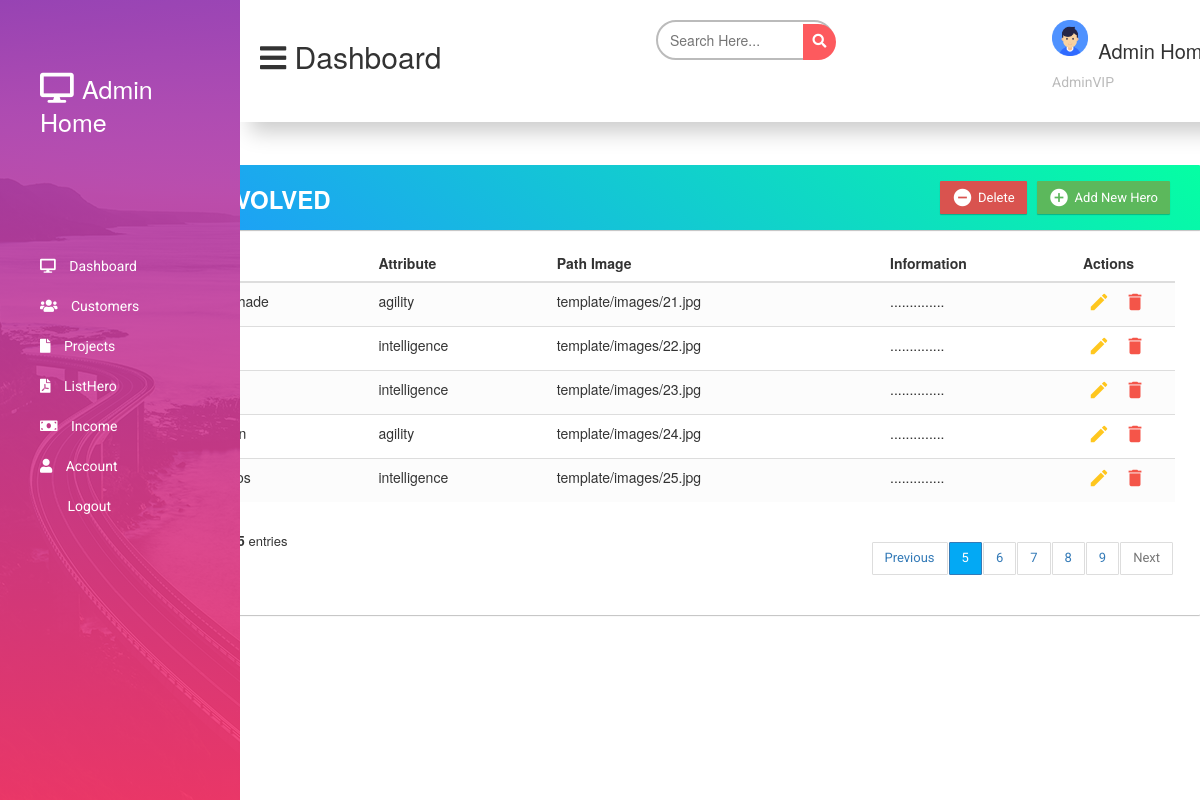
/views/admin/listHero.php?page=5, run on the app's committed database.
### tables this page shows
CREATE TABLE `heros` (
  `id` bigint(20) NOT NULL,
  `name` varchar(255) DEFAULT NULL,
  `attribute` varchar(255) DEFAULT NULL,
  `image` varchar(255) DEFAULT NULL,
  `information` text DEFAULT NULL,
  `gender` varchar(10) DEFAULT NULL
);

### views/admin/listHero.php (the view, shortened to what this page needs)
<!DOCTYPE html>
<html>
<head>
    <link type="text/css" rel="stylesheet" href="<?php echo $_SESSION["path"]; ?>template/css/style.css?v=<?php echo time(); ?>" />
    <link type="text/css" rel="stylesheet" href="<?php echo $_SESSION["path"]; ?>template/css/font-awesome.min.css?v=<?php echo time(); ?>" />
    <link type="text/css" rel="stylesheet" href="<?php echo $_SESSION["path"]; ?>alert.css?v=<?php echo time(); ?>" />
    <link rel="stylesheet" href="<?php echo $_SESSION["path"]; ?>template/css/list.css">
    <link rel="stylesheet" href="https://maxcdn.bootstrapcdn.com/font-awesome/4.7.0/css/font-awesome.min.css">
    <link rel="stylesheet" href="https://cdnjs.cloudflare.com/ajax/libs/font-awesome/5.15.3/css/all.min.css"/>
    <link rel="stylesheet" href="https://maxcdn.bootstrapcdn.com/bootstrap/3.3.7/css/bootstrap.min.css">
</head>
<body>
    <?php require_once($_SERVER['DOCUMENT_ROOT'].$_SESSION["path"]."common/admin/menu.php"); ?>
<Section id="main-content">
    <?php require_once($_SERVER['DOCUMENT_ROOT'].$_SESSION["path"]."common/admin/header.php"); ?>
</Section>
    <div class="container">
        <div class="container list">
            <div class="table-wrapper">
                <div class="table-title">
                    <div class="row">
                        <div class="col-sm-6">
          <h2>Heroes <b>EVOLVED</b></h2>
         </div>
         <div class="col-sm-6">
          <a href="#addEmployeeModal" class="btn btn-success" data-toggle="modal"><i class="material-icons">&#xE147;</i> <span>Add New Hero</span></a>
          <a href="#deleteEmployeeModal" class="btn btn-danger btnDelete" data-toggle="modal"><i class="material-icons">&#xE15C;</i> <span>Delete</span></a>
         </div>
                    </div>
                </div>
                <table class="table table-striped table-hover">
                    <thead>
                        <tr>
          <th>
           <span class="custom-checkbox">
           </span>
          </th>
        <th>Name</th>
        <th>Attribute</th>
        <th>Path Image</th>
        <th>Information</th>
        <th>Actions</th>
        </tr>
        </thead>
        <tbody>
        <?php
            require_once($_SERVER['DOCUMENT_ROOT'].$_SESSION["path"]."common/connect.php");
            $sql="SELECT COUNT(*)AS maxItems FROM heros";
            $result = $conn->query($sql);
            $maxItems = ($result->fetch_assoc())["maxItems"];
            $page = $_GET["page"];
            $maxPageItems = 5;
            $maxPage = ceil($maxItems/($maxPageItems*1.0));
            $offer = '';
            if($page <= $maxPage){
                $offer = ($page-1) * $maxPageItems;
            }
            $sql = "SELECT * FROM heros LIMIT ".$offer.",".$maxPageItems."";
            $result = $conn->query($sql);
            if($result->num_rows > 0){
                while($row = $result->fetch_assoc()){
                    ?>
                    <tr>
                        <td>
                        <span class="custom-checkbox">
                        </span>
                        </td>
                        <td><?php echo $row["name"]; ?></td>
                        <td><?php echo $row["attribute"]; ?></td>
                        <td><?php echo $row["image"]; ?></td>
                        <td>..............</td>
                        <td>
                            <a href="#editEmployeeModal" id="<?php echo $row["id"]; ?>" class="edit" data-toggle="modal" ><i class="material-icons" data-toggle="tooltip" title="Edit">&#xE254;</i></a>
                            <a href="#deleteEmployeeModal" id="<?php echo $row["id"]; ?>" class="delete" data-toggle="modal"><i class="material-icons" data-toggle="tooltip" title="Delete">&#xE872;</i></a>
                        </td>
                    </tr>
                    <?php
                }
            }
        ?>
        </tbody>
        </table>
       <div class="clearfix">
                    <div class="hint-text">Showing <b><?php echo $maxPageItems; ?></b> out of <b><?php echo $maxItems; ?></b> entries</div>
                    <ul class="pagination">
                        <li class="page-item <?php if($page < $maxPageItems) echo "disabled"; ?>">
                            <a href="<?php echo $_SESSION["path"]; ?>views/admin/listHero.php?page=<?php
                                echo $page;
                            ?>
                            ">Previous</a></li>
                        <?php
                            $max = $_SESSION["max"];
                            for($i = $max-4; $i <= $max; $i++){
                                ?>
                                    <li class="page-item <?php if($i==$page)echo 'active'; ?>" value="<?php echo $i; ?>">
                                        <a href="listHero.php?page=<?php echo $i; ?>" class="page-link"><?php echo $i; ?></a>
                                    </li>
                                <?php
                            }
                        ?>
                        <li class="page-item <?php if($max >= $maxPage) echo "disabled"; ?>">
                            <a href="listHero.php?page=<?php
                                if($max < $maxPage){
                                    $page = $max + 1;
                                    echo $page;
                                }
                                else echo $page;
                            ?>
                            " class="page-link">Next</a>
                        </li>
                    </ul>
                </div>
            </div>
        </div>
    </div>
</body>
</html>

### template/css/style.css (style rules this page uses)
* { margin: 0; padding: 0; box-sizing: border-box; list-style-type: none; text-decoration: none; }
h1, h2, h3, h4, h5, h6 { font-family: 'Raleway', sans-serif; }
p, a { font-family: 'Roboto', sans-serif; }
.container { max-width: 1330px; margin: 0 auto; padding-left: 15px; padding-right: 15px; }
.active { width: 40% !important; z-index: 20 !important; }
section#main-content { width: 80%; float: right; }
table th { text-align: left; }
table td { padding: 8px 0px; }
table td { padding: 20px 0px 0px 0px; }

### template/css/list.css (style rules this page uses)
body { color: #566787; background: #f5f5f5; font-family: 'Varela Round', sans-serif; font-size: 13px; }
.table-wrapper { background: #fff; padding: 20px 25px; margin: 30px 0; border-radius:1px; box-shadow: 0 1px 1px rgba(0, 0, 0, 0.247); }
.table-title { padding-bottom: 15px; background: linear-gradient(40deg, #2096ff, #05ffa3) !important; color: #fff; padding: 16px 30px; margin: -20px -25px 10px; border-radius: 1px 1px 0 0; box-shadow: 0 1px 1px rgba(0, 0, 0, 0.247); }
.table-title h2 { margin: 5px 0 0; font-size: 24px; }
.table-title .btn { color: #fff; float: right; font-size: 13px; border: none; min-width: 50px; border-radius: 1px; border: none; outline: none !important; margin-left: 10px; box-shadow: 0 1px 1px rgba(0, 0, 0, 0.247); }
.table-title .btn i { float: left; font-size: 21px; margin-right: 5px; }
.table-title .btn span { float: left; margin-top: 2px; }
table.table tr th, table.table tr td { border-color: #e9e9e9; padding: 12px 15px; vertical-align: middle; }
table.table tr th:first-child { width: 60px; }
table.table tr th:last-child { width: 100px; }
table.table-striped tbody tr:nth-of-type(odd) { background-color: #fcfcfc; }
table.table td:last-child i { opacity: 0.9; font-size: 22px; margin: 0 5px; }
table.table td a { font-weight: bold; color: #566787; display: inline-block; text-decoration: none; outline: none !important; }
table.table td a.edit { color: #FFC107; }
table.table td a.delete { color: #F44336; }
table.table td i { font-size: 19px; }
.pagination { float: right; margin: 0 0 5px; }
.pagination li a { border: none; font-size: 13px; min-width: 30px; min-height: 30px; color: #999; margin: 0 2px; line-height: 30px; border-radius: 1px !important; text-align: center; padding: 0 6px; }
.pagination li.active a, .pagination li.active a.page-link { background: #03A9F4; }
.hint-text { float: left; margin-top: 10px; font-size: 13px; }
.custom-checkbox { position: relative; }

### views/admin/listHero.php (style rules this page uses)
.container { position: absolute; width: 1095px; top: 125px; height: 100px; padding: 0; right: 0; }
.list { top: 10px; }

### data on the page
heros: attribute "agility", image "template/images/21.jpg"
heros: attribute "intelligence", image "template/images/22.jpg"
heros: attribute "intelligence", image "template/images/23.jpg"
heros: attribute "agility", image "template/images/24.jpg"
heros: attribute "intelligence", image "template/images/25.jpg"
